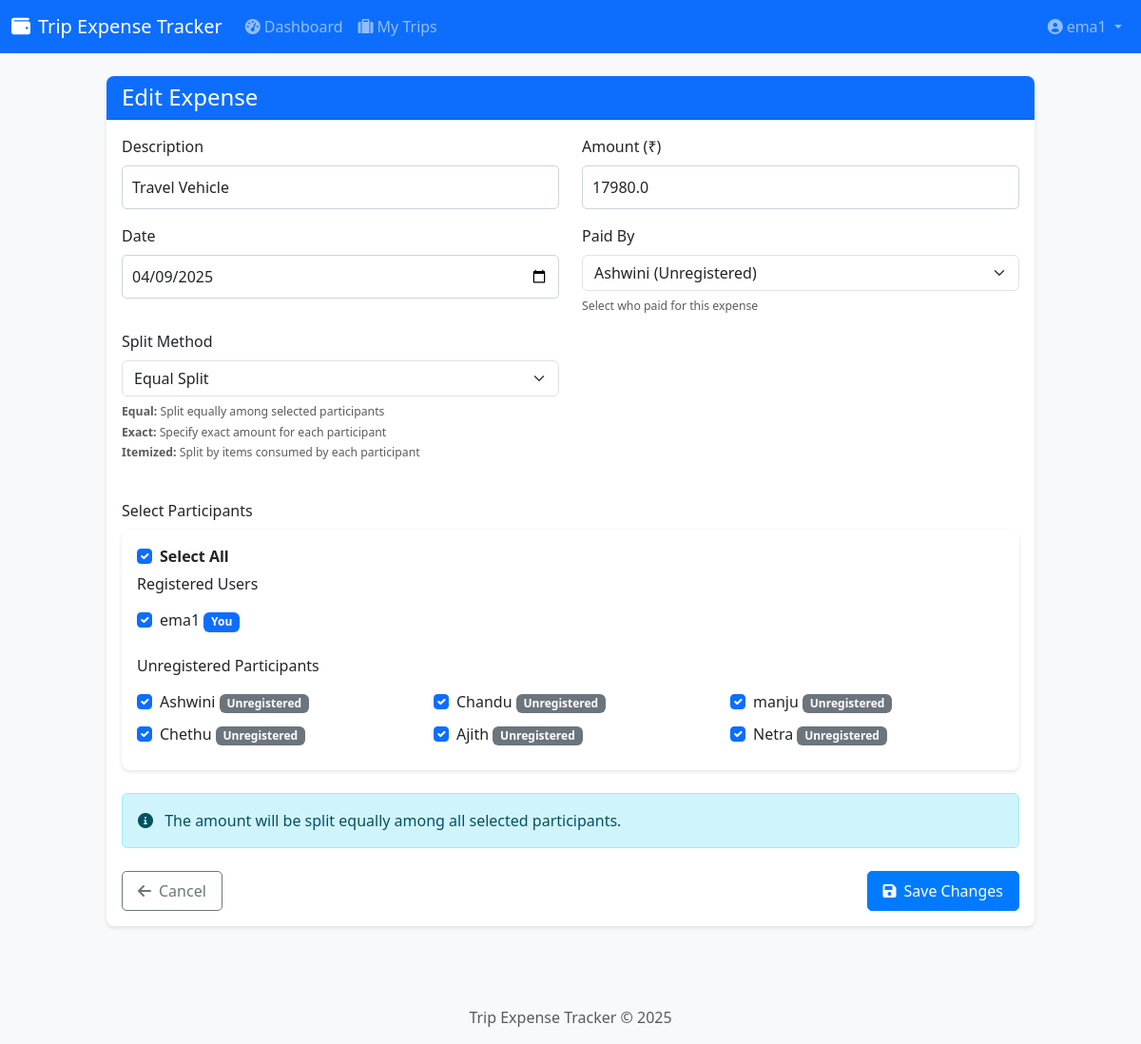
/trips/3/expenses/3/edit (signed in), run on an earlier commit of the app's database.
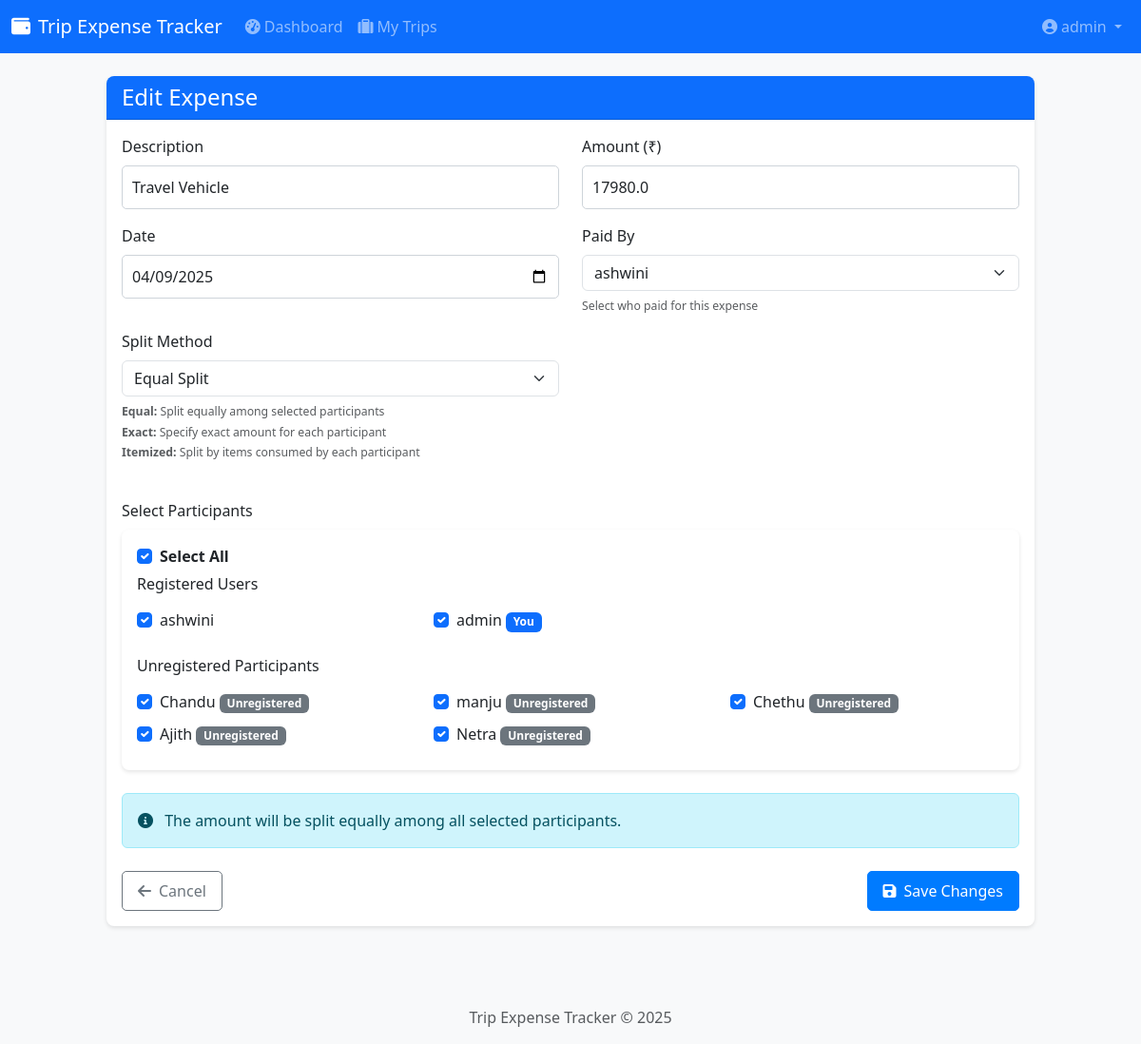
And on a later commit of the database.
### expense_tracker/backend/models/user.py (models this page shows, shortened)
class User(UserMixin, db.Model):
    id = db.Column(db.Integer, primary_key=True)
    email = db.Column(db.String(120), unique=True, nullable=False, index=True)
    name = db.Column(db.String(100), nullable=False)
    password_hash = db.Column(db.String(128))
    created_at = db.Column(db.DateTime, default=datetime.utcnow)
    last_seen = db.Column(db.DateTime, default=datetime.utcnow)
    is_admin = db.Column(db.Boolean, default=False)
    trips_created = db.relationship('Trip', backref='admin', lazy='dynamic', foreign_keys='Trip.admin_id')

### expense_tracker/backend/models/expense.py (models this page shows, shortened)
class Expense(db.Model):
    id = db.Column(db.Integer, primary_key=True)
    description = db.Column(db.String(200), nullable=False)
    amount = db.Column(db.Float, nullable=False)
    currency = db.Column(db.String(3), default='INR')
    date = db.Column(db.DateTime, default=datetime.utcnow)
    created_at = db.Column(db.DateTime, default=datetime.utcnow)
    updated_at = db.Column(db.DateTime, default=datetime.utcnow, onupdate=datetime.utcnow)
    split_method = db.Column(db.String(20), default='equal')
    payer_id = db.Column(db.String(100), nullable=False)  # Can be user ID or 'unregistered_name'
    trip_id = db.Column(db.Integer, db.ForeignKey('trip.id'), nullable=False)
    participants = db.Column(db.Text, nullable=False, default='[]')  # Registered participants
    shares = db.Column(db.Text, nullable=False, default='{}')  # Shares for all participants
    items = db.Column(db.Text, nullable=True, default='[]')  # For itemized expenses and unregistered participants
    def get_participants_list(self):
        return json.loads(self.participants)
    def get_items(self):
        return json.loads(self.items) if self.items else []

### expense_tracker/backend/routes/expenses.py (the view, shortened to what this page needs)
@bp.route('/<int:trip_id>/expenses/<int:expense_id>/edit', methods=['GET', 'POST'])
@login_required
def edit_expense(trip_id, expense_id):
    trip = Trip.query.get_or_404(trip_id)
    expense = Expense.query.get_or_404(expense_id)
    if expense.trip_id != trip_id:
        flash('Expense not found in this trip', 'error')
        return redirect(url_for('expenses.list_expenses', trip_id=trip_id))
    is_payer = False
    try:
        if str(expense.payer_id) == str(current_user.id):
            is_payer = True
    except:
        pass
    if not is_payer and trip.admin_id != current_user.id:
        flash('You do not have permission to edit this expense', 'error')
        return redirect(url_for('expenses.view_expense', trip_id=trip_id, expense_id=expense_id))
    all_participants = []
    for p_id in trip.get_participants_list():
        try:
            user = User.query.get(int(p_id))
            if user:
                all_participants.append(user)
        except (ValueError, TypeError):
            pass
    if trip.admin_id not in [p.id for p in all_participants]:
        admin = User.query.get(trip.admin_id)
        if admin:
            all_participants.append(admin)
    expense_participant_ids = expense.get_participants_list()
    expense_participant_ids = [str(pid) for pid in expense_participant_ids]  # Convert to strings for comparison
    unregistered_participants = []
    try:
        items_data = expense.get_items()
        if isinstance(items_data, dict) and 'unregistered_participants' in items_data:
            unregistered_participants = items_data['unregistered_participants']
    except Exception as e:
        print(f"Error parsing unregistered participants: {e}")
    trip_unregistered = trip.get_unregistered_participants()
    expense_date = expense.date.strftime('%Y-%m-%d')
    shares_data = {}
    try:
        if expense.split_method == 'exact':
            shares_data = expense.get_shares()
    except Exception as e:
        print(f"Error parsing shares: {e}")
    items_data = []
    try:
        if expense.split_method == 'itemized':
            items = expense.get_items()
            if isinstance(items, dict) and 'items' in items:
                items_data = items['items']
            elif isinstance(items, list):
                items_data = items
    except Exception as e:
        print(f"Error parsing items: {e}")
    print(f"Expense participants: {expense_participant_ids}")
    print(f"Expense unregistered participants: {unregistered_participants}")
    return render_template('expenses/edit.html',
                          trip=trip,
                          expense=expense,
                          expense_date=expense_date,
                          participants=all_participants,
                          expense_participant_ids=expense_participant_ids,
                          unregistered_participants=unregistered_participants,
                          trip_unregistered=trip_unregistered,
                          shares_data=shares_data,
                          items_data=items_data,
                          split_methods=Config.SPLIT_METHODS)

### expense_tracker/backend/models/trip.py (called while the page is built)
    def get_participants_list(self):
        if self.participants is None:
            return []
        return json.loads(self.participants)

    def get_unregistered_participants(self):
        if self.unregistered_participants is None:
            return []
        return json.loads(self.unregistered_participants)

### expense_tracker/backend/templates/expenses/edit.html (shortened to what the changed rows need)
{% extends "base.html" %}
{% block content %}
<div class="row justify-content-center">
    <div class="col-md-10">
        <div class="card">
            <div class="card-body">
                <form method="POST" action="{{ url_for('expenses.edit_expense', trip_id=trip.id, expense_id=expense.id) }}" id="expenseForm">
                    <div class="row mb-4">
                        <div class="col-md-6 mb-3">
                            <label for="description" class="form-label">Description</label>
                            <input type="text" class="form-control" id="description" name="description" value="{{ expense.description }}" required>
                        </div>
                        <div class="col-md-6 mb-3">
                            <label for="amount" class="form-label">Amount (₹)</label>
                            <input type="number" class="form-control" id="amount" name="amount" step="0.01" min="0.01" value="{{ expense.amount }}" required>
                        </div>
                        <div class="col-md-6 mb-3">
                            <label for="date" class="form-label">Date</label>
                            <input type="date" class="form-control" id="date" name="date" value="{{ expense.date.strftime('%Y-%m-%d') }}" required>
                        </div>
                        <div class="col-md-6 mb-3">
                            <label for="payer_id" class="form-label">Paid By</label>
                            <select class="form-select" id="payer_id" name="payer_id" required>
                                <optgroup label="Registered Users">
                                    {% for participant in participants %}
                                    <option value="{{ participant.id }}" {% if expense.payer_id == participant.id %}selected{% endif %}>
                                    </option>
                                    {% endfor %}
                                </optgroup>
                                {% if trip_unregistered %}
                                <optgroup label="Unregistered Participants">
                                    {% for name in trip_unregistered %}
                                    <option value="unregistered_{{ name }}" {% if expense.payer_id == 'unregistered_' + name %}selected{% endif %}>
                                    </option>
                                    {% endfor %}
                                </optgroup>
                                {% endif %}
                            </select>
                            <div class="form-text">
                                <small>Select who paid for this expense</small>
                            </div>
                        </div>
                        <div class="col-md-6 mb-3">
                            <label for="split_method" class="form-label">Split Method</label>
                            <select class="form-select" id="split_method" name="split_method" required>
                                <option value="equal" {% if expense.split_method == 'equal' %}selected{% endif %}>Equal Split</option>
                            </select>
                            <div class="form-text">
                                <small>
                                    <strong>Equal:</strong> Split equally among selected participants<br>
                                    <strong>Exact:</strong> Specify exact amount for each participant<br>
                                </small>
                            </div>
                        </div>
                    </div>
                    <div class="mb-4">
                        <div class="card">
                            <div class="card-body">
                                <div class="row">
                                    {% if participants %}
                                    {% for participant in participants %}
                                    <div class="col-md-4 mb-2">
                                        <div class="form-check">
                                            <input class="form-check-input participant-checkbox" type="checkbox"
                                                   name="participants" value="{{ participant.id }}"
                                                   id="participant{{ participant.id }}"
                                                   {% if participant.id|string in expense_participant_ids %}checked{% endif %}>
                                            <label class="form-check-label" for="participant{{ participant.id }}">
                                                {{ participant.name }}
                                                {% if participant.id == current_user.id %}
                                                <span class="badge bg-primary">You</span>
                                                {% endif %}
                                            </label>
                                        </div>
                                    </div>
                                    {% endfor %}
                                    {% endif %}
                                    {% if trip_unregistered %}
                                    {% for name in trip_unregistered %}
                                    <div class="col-md-4 mb-2">
                                        <div class="form-check">
                                            <input class="form-check-input participant-checkbox" type="checkbox"
                                                   name="unregistered_participants" value="{{ name }}"
                                                   id="unregistered{{ loop.index }}"
                                                   {% if name in unregistered_participants %}checked{% endif %}>
                                            <label class="form-check-label" for="unregistered{{ loop.index }}">
                                                {{ name }}
                                                <span class="badge bg-secondary">Unregistered</span>
                                            </label>
                                        </div>
                                    </div>
                                    {% endfor %}
                                    {% endif %}
                                </div>
                            </div>
                        </div>
                    </div>
                </form>
            </div>
        </div>
    </div>
</div>
{% endblock %}

### expense_tracker/backend/templates/base.html (shortened to what this page needs)
<!DOCTYPE html>
<html lang="en">
<head>
    <link href="https://cdn.jsdelivr.net/npm/bootstrap@5.3.0-alpha1/dist/css/bootstrap.min.css" rel="stylesheet">
    <link rel="stylesheet" href="https://cdnjs.cloudflare.com/ajax/libs/font-awesome/6.0.0/css/all.min.css">
    <link rel="stylesheet" href="{{ url_for('static', filename='css/style.css') }}">
</head>
<body>
    <nav class="navbar navbar-expand-lg navbar-dark bg-primary">
        <div class="container">
            <a class="navbar-brand" href="{{ url_for('main.index') }}">
                <i class="fas fa-wallet me-2"></i>Trip Expense Tracker
            </a>
            <div class="collapse navbar-collapse" id="navbarNav">
                <ul class="navbar-nav me-auto">
                    {% if current_user.is_authenticated %}
                    <li class="nav-item">
                        <a class="nav-link" href="{{ url_for('main.dashboard') }}">
                            <i class="fas fa-tachometer-alt me-1"></i>Dashboard
                        </a>
                    </li>
                    <li class="nav-item">
                        <a class="nav-link" href="{{ url_for('trips.list_trips') }}">
                            <i class="fas fa-suitcase me-1"></i>My Trips
                        </a>
                    </li>
                    {% endif %}
                </ul>
                <ul class="navbar-nav">
                    {% if current_user.is_authenticated %}
                    <li class="nav-item dropdown">
                        <a class="nav-link dropdown-toggle" href="#" id="userDropdown" role="button" data-bs-toggle="dropdown">
                            <i class="fas fa-user-circle me-1"></i>{{ current_user.name }}
                        </a>
                    </li>
                    {% endif %}
                </ul>
            </div>
        </div>
    </nav>
    <div class="container mt-4">
        {% block content %}{% endblock %}
    </div>
    <footer class="footer mt-5 py-3 bg-light">
        <div class="container text-center">
            <span class="text-muted">Trip Expense Tracker &copy; 2025</span>
        </div>
    </footer>
</body>
</html>

What changed in the data, as far as the page shows it:
changed User: name "ema1" → "admin"
changed Expense "Travel Vehicle": payer_id "Ashwini (Unregistered)" → "ashwini"
added User: participants "☑", name "ashwini"
Also different on the page:
list line gone: "☑ Ashwini Unregistered"
